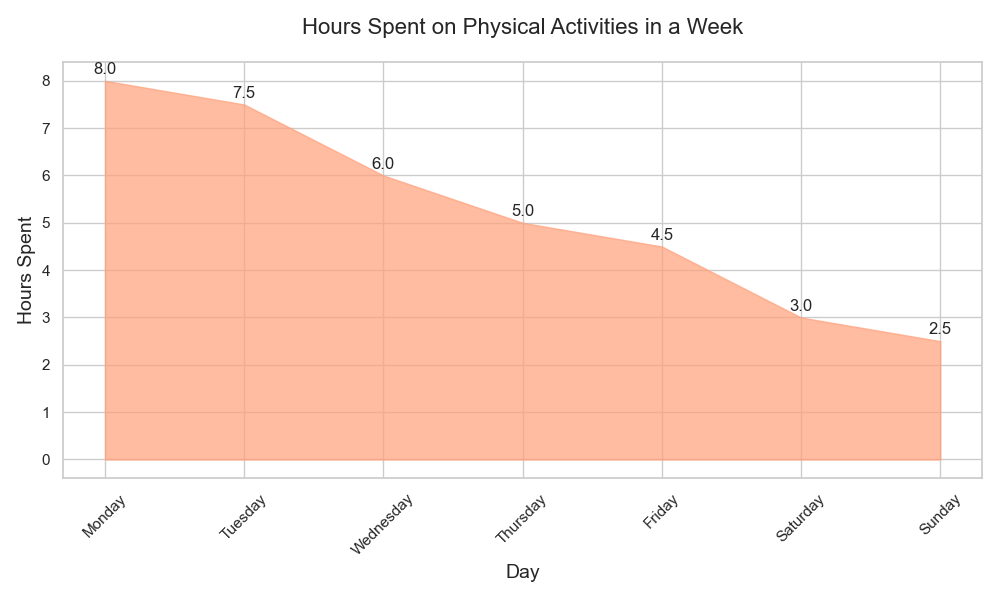

This chart was generated by the following Python code:

import matplotlib.pyplot as plt
import pandas as pd

# Data
data = {
    "Day": ["Monday", "Tuesday", "Wednesday", "Thursday", "Friday", "Saturday", "Sunday"],
    "Hours Spent": [8, 7.5, 6, 5, 4.5, 3, 2.5]
}

# Create DataFrame
df = pd.DataFrame(data)

# Plot
fig, ax = plt.subplots(figsize=(10, 6))

# Area chart
ax.fill_between(df['Day'], df['Hours Spent'], color='#FFA07A', alpha=0.7)

# Titles and labels
ax.set_title('Hours Spent on Physical Activities in a Week', fontsize=16, pad=20)
ax.set_xlabel('Day', fontsize=14)
ax.set_ylabel('Hours Spent', fontsize=14)

# Annotations
for i, txt in enumerate(df['Hours Spent']):
    ax.annotate(txt, (df['Day'][i], df['Hours Spent'][i]), textcoords="offset points", xytext=(0,5), ha='center')

# Display the plot
plt.xticks(rotation=45)
plt.tight_layout()
plt.show()
